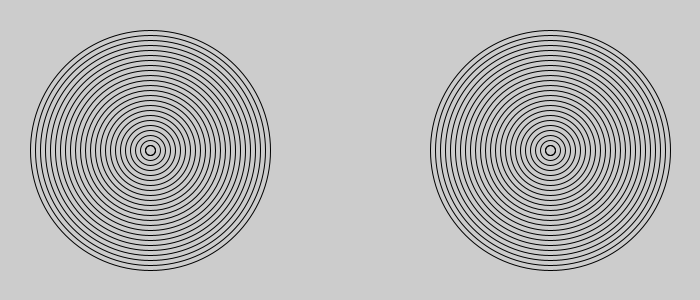
Frame 1 (no input)
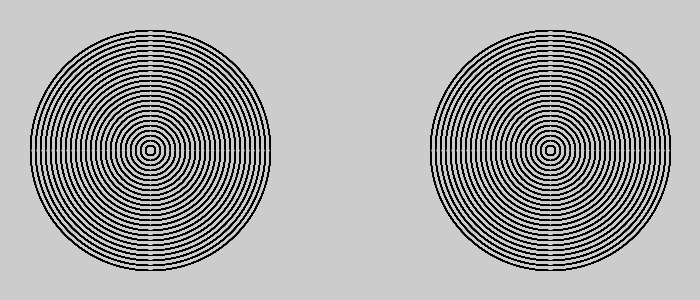
Frame 60 (the mouse pressed at the canvas centre just before this capture)
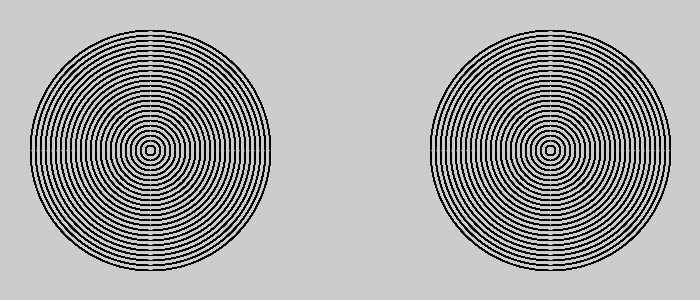
Frame 120 (the mouse held since frame 60 and released just before this capture)

The Processing sketch that drew these frames (run headless with seeded random() and noise(); from frame 60 on, the mouse is pressed at the canvas centre):

// Processing sketch: Intersecting
// ── Intersecting.pde
int a = 250;
int b = 250;

void setup(){
  size(700,300);
}
  void draw (){
    int a = 250;
    int b = 250;
for(int i = 0; i < 26; i++){  
 noFill();
  a = a - 10;
  b = b - 10;

  ellipse(150,150,a,b); 
} 
 a = 250;
 b = 250;
  for(int i = 0; i < 26; i++){  
 noFill();
  a = a - 10;
  b = b - 10;
 
  ellipse(550,150,a,b); 
}
  
  }
